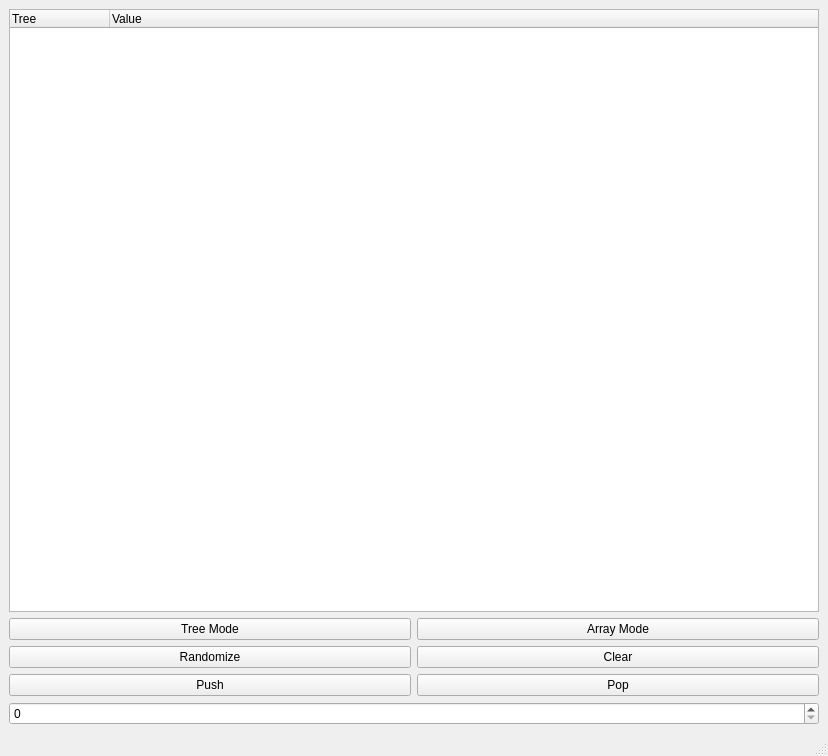
<?xml version="1.0" encoding="UTF-8"?>
<ui version="4.0">
 <class>MainWindow</class>
 <widget class="QMainWindow" name="MainWindow">
  <property name="geometry">
   <rect>
    <x>0</x>
    <y>0</y>
    <width>828</width>
    <height>756</height>
   </rect>
  </property>
  <property name="windowTitle">
   <string>MainWindow</string>
  </property>
  <widget class="QWidget" name="centralwidget">
   <layout class="QGridLayout" name="gridLayout">
    <item row="6" column="0">
     <widget class="QPushButton" name="pushBtn">
      <property name="text">
       <string>Push</string>
      </property>
     </widget>
    </item>
    <item row="3" column="0" colspan="2">
     <widget class="QTreeWidget" name="tree">
      <column>
       <property name="text">
        <string>Tree</string>
       </property>
      </column>
      <column>
       <property name="text">
        <string>Value</string>
       </property>
      </column>
     </widget>
    </item>
    <item row="6" column="1">
     <widget class="QPushButton" name="popBtn">
      <property name="text">
       <string>Pop</string>
      </property>
     </widget>
    </item>
    <item row="5" column="1">
     <widget class="QPushButton" name="clearBtn">
      <property name="sizePolicy">
       <sizepolicy hsizetype="Minimum" vsizetype="Fixed">
        <horstretch>1</horstretch>
        <verstretch>0</verstretch>
       </sizepolicy>
      </property>
      <property name="text">
       <string>Clear</string>
      </property>
     </widget>
    </item>
    <item row="10" column="0" colspan="2">
     <widget class="QSpinBox" name="elem">
      <property name="maximum">
       <number>999999999</number>
      </property>
     </widget>
    </item>
    <item row="5" column="0">
     <widget class="QPushButton" name="randBtn">
      <property name="sizePolicy">
       <sizepolicy hsizetype="Minimum" vsizetype="Fixed">
        <horstretch>1</horstretch>
        <verstretch>0</verstretch>
       </sizepolicy>
      </property>
      <property name="text">
       <string>Randomize</string>
      </property>
     </widget>
    </item>
    <item row="4" column="0">
     <widget class="QPushButton" name="treeBtn">
      <property name="text">
       <string>Tree Mode</string>
      </property>
     </widget>
    </item>
    <item row="4" column="1">
     <widget class="QPushButton" name="arrBtn">
      <property name="text">
       <string>Array Mode</string>
      </property>
     </widget>
    </item>
   </layout>
  </widget>
  <widget class="QMenuBar" name="menubar">
   <property name="geometry">
    <rect>
     <x>0</x>
     <y>0</y>
     <width>828</width>
     <height>30</height>
    </rect>
   </property>
  </widget>
  <widget class="QStatusBar" name="statusbar"/>
 </widget>
 <resources/>
 <connections/>
</ui>
